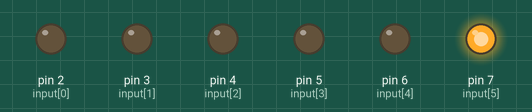
Recording of a sketch running on a simulated Arduino Uno, built with avr-gcc and run on an emulated ATmega328P. On the bench: output pins drawn as LEDs (lit = HIGH). Pins used as bus, display or sensor lines are not drawn.

Above: at 0.05 s.
At 0.35 s:
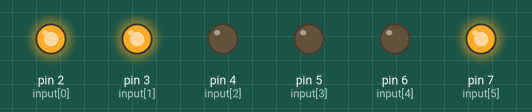
At 0.75 s:
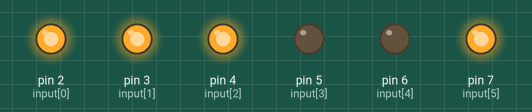
At 1.45 s:
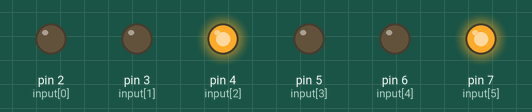
At 2.15 s:
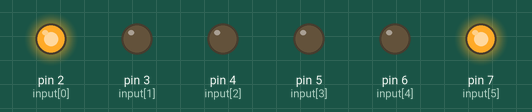
At 2.85 s:
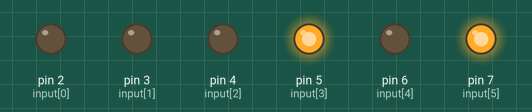
Timing chart, 0 to 3.1 s (numbered marks = the images above):
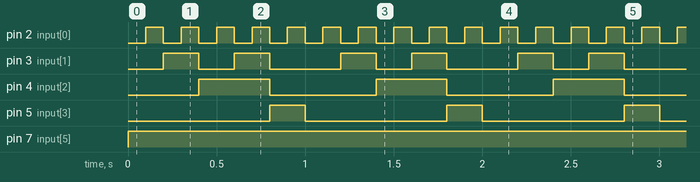

Measured:
- by itself, pin 2 (input[0]): alternates HIGH for 0.10 s and LOW for 0.10 s
- by itself, pin 3 (input[1]): repeats every 1.0 s: LOW 0.20 s, HIGH 0.20 s, LOW 0.40 s, HIGH 0.20 s
- by itself, pin 4 (input[2]): alternates HIGH for 0.40 s and LOW for 0.60 s
- by itself, pin 5 (input[3]): alternates HIGH for 0.20 s and LOW for 0.80 s
- by itself, pin 7 (input[5]): LOW → HIGH at 0.00 s

The sketch:

DoubleCounter.ino
```cpp
// C++ code


int input[] = {2,3,4,5,6,7,8};
void setup()
{
  for(int i=0;i<=6;i++)
  {
    pinMode(input[i],OUTPUT);
  }
}

void loop()
{
    for(int y=0;y<10;y++)
  	{
      // digitalWrite(input[6],1);
      	digitalWrite(input[6],1);
      	digitalWrite(input[5],0);
        digitalWrite(input[0],y%2);
        digitalWrite(input[1],(y/2)%2);
        digitalWrite(input[2],(y/4)%2);
        digitalWrite(input[3],(y/8)%2);
        digitalWrite(input[5],1);

      for(int z=0;z<=9;z++)
      {
        digitalWrite(input[6],0);
        digitalWrite(input[0],z%2);
        digitalWrite(input[1],(z/2)%2);
        digitalWrite(input[2],(z/4)%2);
        digitalWrite(input[3],(z/8)%2);
        delay(100);
      }
    }
}
```
